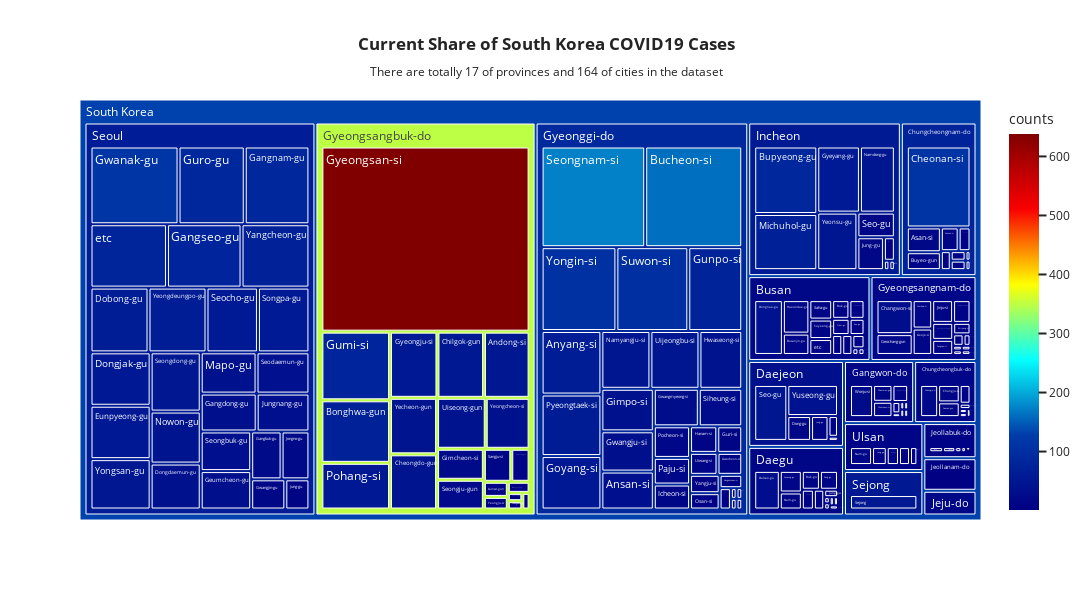

Write notebook code for a chart like this one.
### Markdown cell above
<font color='white' size = 4>
A Treemap is a data visualization technique that shows hierarchical data as a set of nested rectangles<br>
vary in colors and sizes depending on some given data value.<br>
So, you can see the relationship between two items in the hierarchies through the rectangles,<br>
but you can also see the relationship between values of various components through coloration, texturing, or the like.<br>
<font color='yellow' size = 4>
Short-comings: Hard to navigate through deep structures

### Code cell
title_msg = "<b>Current Share of South Korea COVID19 Cases</b><br><sub>There are totally 17 of provinces and 164 of cities in the dataset</sub><br>"
fig = px.treemap(df_grouped, path=['Country', 'province', 'city'], values = 'counts', color = 'counts',
                color_continuous_scale='Jet', title = title_msg)
fig.update_layout(width=1200, height = 600, template='seaborn')
fig.show()

### Figure 1 — Plotly figure (JSON) as saved in the notebook; plotly's stock layout.template omitted (floating-point values rounded to 4 significant figures; data arrays with more than 128 entries replaced by an {"elided": "..."} marker saying what was removed)
{"data": [{"branchvalues": "total", "customdata": {"elided": "204x1 float values"}, "domain": {"x": [0, 1], "y": [0, 1]}, "hovertemplate": "labels=%{label}<br>counts_sum=%{value}<br>parent=%{parent}<br>id=%{id}<br>counts=%{color}<extra></extra>", "ids": {"elided": "204 str values"}, "labels": {"elided": "204 str values"}, "marker": {"coloraxis": "coloraxis", "colors": {"elided": "204 float values"}}, "name": "", "parents": {"elided": "204 str values"}, "type": "treemap", "values": {"elided": "204 int values"}}], "layout": {"coloraxis": {"colorbar": {"title": {"text": "counts"}}, "colorscale": [[0, "rgb(0,0,131)"], [0.2, "rgb(0,60,170)"], [0.4, "rgb(5,255,255)"], [0.6, "rgb(255,255,0)"], [0.8, "rgb(250,0,0)"], [1, "rgb(128,0,0)"]]}, "height": 600, "legend": {"tracegroupgap": 0}, "title": {"text": "<b>Current Share of South Korea COVID19 Cases</b><br><sub>There are totally 17 of provinces and 164 of cities in the dataset</sub><br>"}, "width": 1200}}
